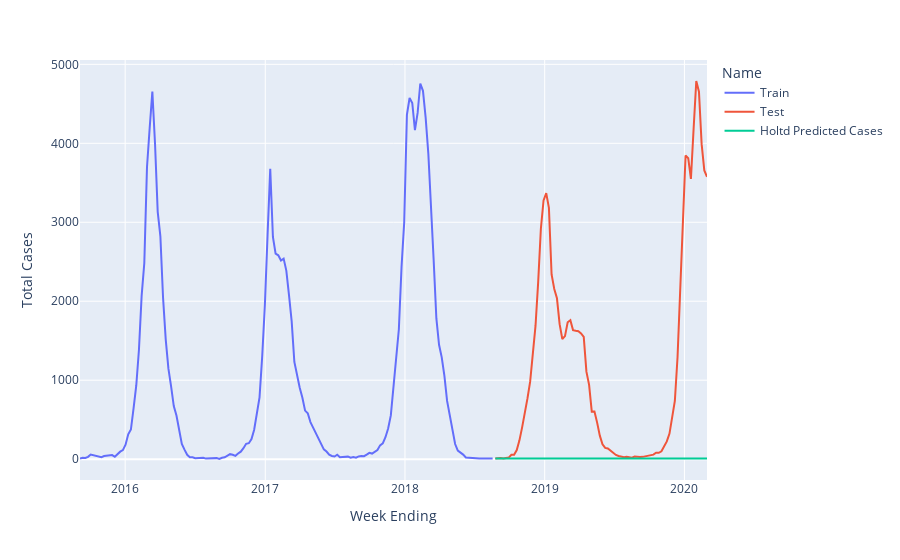

Write notebook code for a chart like this one.
### Code cell
from statsmodels.tsa.api import ExponentialSmoothing
#Split to train and test
X = df_flu_pre_COVID
size = int(len(X) * 0.66)
train, test = X[0:size], X[size:len(X)]
y_hat_avg = test.copy()

#Fit the model
fit2 = ExponentialSmoothing(np.asarray(train['Total Cases']),trend='add', seasonal=None, damped_trend=True).fit()

#Forecast
y_hat_avg['Holtd Predicted Cases'] = fit2.forecast(len(test))
plt.figure(figsize=(16,8))

#Append data for visualization
train['Name'] ='Train'
test['Name'] = 'Test'
x = pd.concat([train, test])
y = pd.DataFrame(y_hat_avg['Holtd Predicted Cases'])
y['Name'] = 'Holtd Predicted Cases'
y.rename(columns ={'Holtd Predicted Cases':'Total Cases'}, inplace = True )
z = pd.concat([x,y])
fig = px.line(z, x=z.index, y='Total Cases', color='Name')
fig.show()

#Check accuracy score
rms = sqrt(mean_squared_error(test['Total Cases'], y_hat_avg['Holtd Predicted Cases']))
print(rms)

### Figure 1 — Plotly figure (JSON) as saved in the notebook; plotly's stock layout.template omitted (floating-point values rounded to 4 significant figures; data arrays with more than 128 entries replaced by an {"elided": "..."} marker saying what was removed)
{"data": [{"hovertemplate": "Name=Train<br>Week Ending=%{x}<br>Total Cases=%{y}<extra></extra>", "legendgroup": "Train", "line": {"color": "#636efa", "dash": "solid"}, "marker": {"symbol": "circle"}, "mode": "lines", "name": "Train", "orientation": "v", "showlegend": true, "type": "scatter", "x": {"elided": "155 str values"}, "xaxis": "x", "y": {"elided": "155 int values"}, "yaxis": "y"}, {"hovertemplate": "Name=Test<br>Week Ending=%{x}<br>Total Cases=%{y}<extra></extra>", "legendgroup": "Test", "line": {"color": "#EF553B", "dash": "solid"}, "marker": {"symbol": "circle"}, "mode": "lines", "name": "Test", "orientation": "v", "showlegend": true, "type": "scatter", "x": ["2018-08-25T00:00:00", "2018-09-01T00:00:00", "2018-09-08T00:00:00", "2018-09-15T00:00:00", "2018-09-22T00:00:00", "2018-09-29T00:00:00", "2018-10-06T00:00:00", "2018-10-13T00:00:00", "2018-10-20T00:00:00", "2018-10-27T00:00:00", "2018-11-03T00:00:00", "2018-11-10T00:00:00", "2018-11-17T00:00:00", "2018-11-24T00:00:00", "2018-12-01T00:00:00", "2018-12-08T00:00:00", "2018-12-15T00:00:00", "2018-12-22T00:00:00", "2018-12-29T00:00:00", "2019-01-05T00:00:00", "2019-01-12T00:00:00", "2019-01-19T00:00:00", "2019-01-26T00:00:00", "2019-02-02T00:00:00", "2019-02-09T00:00:00", "2019-02-16T00:00:00", "2019-02-23T00:00:00", "2019-03-02T00:00:00", "2019-03-09T00:00:00", "2019-03-16T00:00:00", "2019-03-23T00:00:00", "2019-03-30T00:00:00", "2019-04-06T00:00:00", "2019-04-13T00:00:00", "2019-04-20T00:00:00", "2019-04-27T00:00:00", "2019-05-04T00:00:00", "2019-05-11T00:00:00", "2019-05-18T00:00:00", "2019-05-25T00:00:00", "2019-06-01T00:00:00", "2019-06-08T00:00:00", "2019-06-15T00:00:00", "2019-06-22T00:00:00", "2019-06-29T00:00:00", "2019-07-06T00:00:00", "2019-07-13T00:00:00", "2019-07-20T00:00:00", "2019-07-27T00:00:00", "2019-08-03T00:00:00", "2019-08-10T00:00:00", "2019-08-17T00:00:00", "2019-08-24T00:00:00", "2019-08-31T00:00:00", "2019-09-07T00:00:00", "2019-09-14T00:00:00", "2019-09-21T00:00:00", "2019-09-28T00:00:00", "2019-10-05T00:00:00", "2019-10-12T00:00:00", "2019-10-19T00:00:00", "2019-10-26T00:00:00", "2019-11-02T00:00:00", "2019-11-09T00:00:00", "2019-11-16T00:00:00", "2019-11-23T00:00:00", "2019-11-30T00:00:00", "2019-12-07T00:00:00", "2019-12-14T00:00:00", "2019-12-21T00:00:00", "2019-12-28T00:00:00", "2020-01-04T00:00:00", "2020-01-11T00:00:00", "2020-01-18T00:00:00", "2020-01-25T00:00:00", "2020-02-01T00:00:00", "2020-02-08T00:00:00", "2020-02-15T00:00:00", "2020-02-22T00:00:00", "2020-02-29T00:00:00"], "xaxis": "x", "y": [7, 12, 15, 9, 14, 20, 55, 57, 116, 238, 402, 572, 769, 981, 1350, 1687, 2245, 2918, 3276, 3369, 3182, 2339, 2156, 2037, 1709, 1521, 1558, 1734, 1759, 1634, 1625, 1621, 1593, 1548, 1108, 941, 602, 604, 463, 298, 188, 143, 136, 105, 80, 53, 41, 35, 25, 31, 23, 18, 33, 28, 28, 29, 35, 37, 46, 57, 81, 81, 99, 173, 225, 324, 557, 737, 1290, 2206, 3126, 3845, 3811, 3549, 4182, 4789, 4654, 3989, 3656, 3576], "yaxis": "y"}, {"hovertemplate": "Name=Holtd Predicted Cases<br>Week Ending=%{x}<br>Total Cases=%{y}<extra></extra>", "legendgroup": "Holtd Predicted Cases", "line": {"color": "#00cc96", "dash": "solid"}, "marker": {"symbol": "circle"}, "mode": "lines", "name": "Holtd Predicted Cases", "orientation": "v", "showlegend": true, "type": "scatter", "x": ["2018-08-25T00:00:00", "2018-09-01T00:00:00", "2018-09-08T00:00:00", "2018-09-15T00:00:00", "2018-09-22T00:00:00", "2018-09-29T00:00:00", "2018-10-06T00:00:00", "2018-10-13T00:00:00", "2018-10-20T00:00:00", "2018-10-27T00:00:00", "2018-11-03T00:00:00", "2018-11-10T00:00:00", "2018-11-17T00:00:00", "2018-11-24T00:00:00", "2018-12-01T00:00:00", "2018-12-08T00:00:00", "2018-12-15T00:00:00", "2018-12-22T00:00:00", "2018-12-29T00:00:00", "2019-01-05T00:00:00", "2019-01-12T00:00:00", "2019-01-19T00:00:00", "2019-01-26T00:00:00", "2019-02-02T00:00:00", "2019-02-09T00:00:00", "2019-02-16T00:00:00", "2019-02-23T00:00:00", "2019-03-02T00:00:00", "2019-03-09T00:00:00", "2019-03-16T00:00:00", "2019-03-23T00:00:00", "2019-03-30T00:00:00", "2019-04-06T00:00:00", "2019-04-13T00:00:00", "2019-04-20T00:00:00", "2019-04-27T00:00:00", "2019-05-04T00:00:00", "2019-05-11T00:00:00", "2019-05-18T00:00:00", "2019-05-25T00:00:00", "2019-06-01T00:00:00", "2019-06-08T00:00:00", "2019-06-15T00:00:00", "2019-06-22T00:00:00", "2019-06-29T00:00:00", "2019-07-06T00:00:00", "2019-07-13T00:00:00", "2019-07-20T00:00:00", "2019-07-27T00:00:00", "2019-08-03T00:00:00", "2019-08-10T00:00:00", "2019-08-17T00:00:00", "2019-08-24T00:00:00", "2019-08-31T00:00:00", "2019-09-07T00:00:00", "2019-09-14T00:00:00", "2019-09-21T00:00:00", "2019-09-28T00:00:00", "2019-10-05T00:00:00", "2019-10-12T00:00:00", "2019-10-19T00:00:00", "2019-10-26T00:00:00", "2019-11-02T00:00:00", "2019-11-09T00:00:00", "2019-11-16T00:00:00", "2019-11-23T00:00:00", "2019-11-30T00:00:00", "2019-12-07T00:00:00", "2019-12-14T00:00:00", "2019-12-21T00:00:00", "2019-12-28T00:00:00", "2020-01-04T00:00:00", "2020-01-11T00:00:00", "2020-01-18T00:00:00", "2020-01-25T00:00:00", "2020-02-01T00:00:00", "2020-02-08T00:00:00", "2020-02-15T00:00:00", "2020-02-22T00:00:00", "2020-02-29T00:00:00"], "xaxis": "x", "y": [9.0, 9.0, 9.0, 9.0, 9.0, 9.0, 9.0, 9.0, 9.0, 9.0, 9.0, 9.0, 9.0, 9.0, 9.0, 9.0, 9.0, 9.0, 9.0, 9.0, 9.0, 9.0, 9.0, 9.0, 9.0, 9.0, 9.0, 9.0, 9.0, 9.0, 9.0, 9.0, 9.0, 9.0, 9.0, 9.0, 9.0, 9.0, 9.0, 9.0, 9.0, 9.0, 9.0, 9.0, 9.0, 9.0, 9.0, 9.0, 9.0, 9.0, 9.0, 9.0, 9.0, 9.0, 9.0, 9.0, 9.0, 9.0, 9.0, 9.0, 9.0, 9.0, 9.0, 9.0, 9.0, 9.0, 9.0, 9.0, 9.0, 9.0, 9.0, 9.0, 9.0, 9.0, 9.0, 9.0, 9.0, 9.0, 9.0, 9.0], "yaxis": "y"}], "layout": {"legend": {"title": {"text": "Name"}, "tracegroupgap": 0}, "margin": {"t": 60}, "xaxis": {"anchor": "y", "domain": [0, 1], "title": {"text": "Week Ending"}}, "yaxis": {"anchor": "x", "domain": [0, 1], "title": {"text": "Total Cases"}}}}
